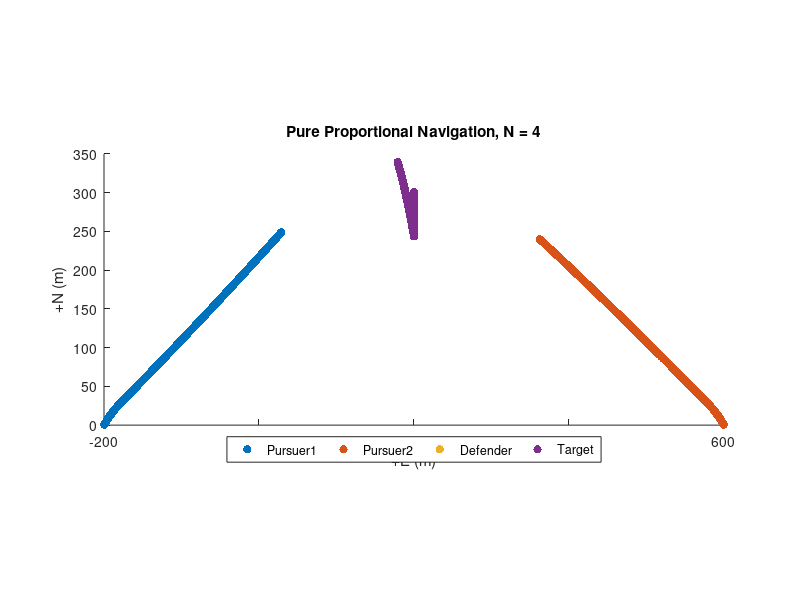

The MATLAB source for this figure:
%% copy the symmetric case
%% obtain all the components along and perpendicular to LOS
%% hardcode the intial conditions
%% setting initial condition as follows:
%  target is on perpendicular bisector
%  pursuers velocity rays intersecting somewhere in the region
%  give initial horizontal velocity (LOS Frame) to target
% for convenient initial coding, setting initial pursuer positions on the "east-axis"
clear; close all
% Pro-Nav gain, unitless (typically set between 3-5)
err_ang = 0.2;
N = 4;
weight = 0.5;
% Pursuer-1 init params
pursuer1.N   =  0.0; % north pos, m
pursuer1.E   =  -200.0; % east pos, m
pursuer1.psi =  pi/6; % heading, rad
pursuer1.V   =  0.7; % velocity magnitude, m/s
pursuer1.Nv  =  pursuer1.V * cos(pursuer1.psi); % north velocity, m/s
pursuer1.Ev  =  pursuer1.V * sin(pursuer1.psi); % east velocity, m/s

% Pursuer-2 init params
pursuer2.N   =  0; % north pos, m
pursuer2.E   =  600.0; % east pos, m
pursuer2.psi =  -pi/3; % heading, rad
pursuer2.psi = -pursuer1.psi;
%pursuer2.V   =  pursuer1.V * cos(pursuer1.psi)/cos(pursuer2.psi); % velocity magnitude, m/s
pursuer2.V   =  pursuer1.V;
pursuer2.Nv  =  pursuer2.V * cos(pursuer2.psi); % north velocity, m/s
pursuer2.Ev  =  pursuer2.V * sin(pursuer2.psi); % east velocity, m/s

% Target init params
target.anchored = false; % fix target to init pos when true
target.N   =  300; % north pos, m
target.E   =  200;   % east pos, m
target.Nv  =  1.0; % north velocity, m/s
target.Ev  =  -(pursuer2.Ev + pursuer1.Ev); % east velocity, m/s
%target.Nv = 0.4;
%target.Ev = 0.0;
target.psi =  atan2(target.Nv, target.Ev);
target.V   = sqrt(target.Nv^2 + target.Ev^2); % velocity magnitude, m/s

% Defender init params
defender.N   =  300; % north pos, m
defender.E   =  200; % east pos, m
defender.psi =  target.psi; % heading, rad
defender.V   =  target.V; % velocity magnitude, m/s
defender.Nv  =  defender.V * sin(defender.psi); % north velocity, m/s
defender.Ev  =  defender.V * cos(defender.psi); % east velocity, m/s

% Current prams
% Applied as a disturbance to pursuer's and target's velocity
current.Nv =  0.0; % north velocity, m/s
current.Ev =  0.0; % east velocity, m/s
% Sim params
S  = 1200;    % max sim duration, seconds
dt = 0.4;     % time-step size, seconds
Niter = S/dt; % max iteration num
% Pre-allocate logger
logger.t   = nan(1, Niter);     % elapsed time
logger.pN1  = nan(1, Niter);    % pursuer1 north pos
logger.pE1  = nan(1, Niter);    % pursuer1 east pos
logger.pNv1 = nan(1, Niter);    % pursuer1 north vel
logger.pEv1 = nan(1, Niter);    % pursuer1 east vel
logger.psi1 = nan(1, Niter);    % pursuer1 heading angle
logger.pN2  = nan(1, Niter);    % pursuer2 north pos
logger.pE2  = nan(1, Niter);    % pursuer2 east pos
logger.pNv2 = nan(1, Niter);    % pursuer2 north vel
logger.pEv2 = nan(1, Niter);    % pursuer2 east vel
logger.psi2 = nan(1, Niter);    % pursuer2 heading angle
logger.dN1  = nan(1, Niter);    % defender north pos
logger.dE1  = nan(1, Niter);    % defender east pos
logger.dNv1 = nan(1, Niter);    % defender north vel
logger.dEv1 = nan(1, Niter);    % defender east vel
logger.dsi1 = nan(1, Niter);    % defender heading angle
logger.tN  = nan(1, Niter);     % target north pos
logger.tE  = nan(1, Niter);     % target east pos
logger.tNv = nan(1, Niter);     % target north vel
logger.tEv = nan(1, Niter);     % target east vel
logger.R1   = nan(1, Niter);    % pursuer1/target range
logger.Lambda1 = nan(1, Niter); % pursuer1/target bearing
logger.R2   = nan(1, Niter);    % pursuer2/target range
logger.Lambda2 = nan(1, Niter); % pursuer2/target bearing
logger.R12   = nan(1, Niter);    % mutual/target range
logger.Lambda12 = nan(1, Niter); % mutual/target bearing
%--------------------------------------------------------------------------
% Init sim
%--------------------------------------------------------------------------

RR12_last = [(pursuer2.N - pursuer1.N);... % delta N
    (pursuer2.E - pursuer1.E)];      % delta E
RTP_last1 = [(target.N - pursuer1.N);... % delta N
    (target.E - pursuer1.E)];	       % delta E
RTP_last2 = [(target.N - pursuer2.N);... % delta N
    (target.E - pursuer2.E)];	       % delta E
RDP_last1 = [(defender.N - pursuer1.N);... % delta N
    (defender.E - pursuer1.E)];	       % delta E
RDP_last2 = [(defender.N - pursuer2.N);... % delta N
    (defender.E - pursuer2.E)];	       % delta E

% Target pos
target.N = target.N + target.Nv*dt;
target.E = target.E + target.Ev*dt;

% Defender pos
defender.N = defender.N + defender.Nv*dt;
defender.E = defender.E + defender.Ev*dt;

LOS_ANGLE = atan2(pursuer2.N-pursuer1.N, pursuer2.E - pursuer1.E);
v_along_los = pursuer1.V*cos(LOS_ANGLE - pursuer1.psi) + pursuer2.V*cos(LOS_ANGLE - pursuer2.psi);
if abs(target.V) > abs(v_along_los)
    v_perpendicular_los = sqrt(target.V^2 - v_along_los^2);
else
    v_perpendicular_los = 0;
end
deviation = atan2(v_perpendicular_los, v_along_los);
target.psi = LOS_ANGLE + deviation;
defender.psi = LOS_ANGLE + deviation;
if abs(target.V) > abs(v_along_los)
    target.Nv = target.V*cos(target.psi);
    target.Ev = -target.V*sin(target.psi);
else
    target.Nv = v_along_los*cos(LOS_ANGLE);
    target.Ev = v_along_los*sin(LOS_ANGLE);
end

defender.Nv = target.Nv;
defender.Ev = target.Ev;

% Pursuer pos
pursuer1.N = pursuer1.N + pursuer1.Nv*dt;
pursuer1.E = pursuer1.E + pursuer1.Ev*dt;
pursuer2.N = pursuer2.N + pursuer2.Nv*dt;
pursuer2.E = pursuer2.E + pursuer2.Ev*dt;

if abs(LOS_ANGLE - atan2(((pursuer2.N + pursuer1.N)/2 - target.N), ((pursuer2.E + pursuer1.E)/2 - target.E)) - pi/2) > err_ang && abs(LOS_ANGLE - atan2(((pursuer2.N + pursuer1.N)/2 - target.N), ((pursuer2.E + pursuer1.E)/2 - target.E)) + pi/2) > err_ang
    disp("FAILURE")
    disp(k)
    disp(LOS_ANGLE - atan2(((pursuer2.N + pursuer1.N)/2 - target.N), ((pursuer2.E + pursuer1.E)/2 - target.E)))
 else
     disp("GOOD")
     disp(LOS_ANGLE - atan2(((pursuer2.N + pursuer1.N)/2 - target.N), ((pursuer2.E + pursuer1.E)/2 - target.E)))
 end
%--------------------------------------------------------------------------
% Run sim
%--------------------------------------------------------------------------
for k = 1:Niter
    % Relative position in the inertial frame, m
    RR12 = [(pursuer2.N - pursuer1.N);... % delta N
        (pursuer2.E - pursuer1.E)];      % delta E
    RTP1 = [(target.N - pursuer1.N);... % delta N
        (target.E - pursuer1.E)];      % delta E
    RTP2 = [(target.N - pursuer2.N);... % delta N
        (target.E - pursuer2.E)];      % delta E
    RDP1 = [(defender.N - pursuer1.N);... % delta N
        (defender.E - pursuer1.E)];      % delta E
    RDP2 = [(defender.N - pursuer2.N);... % delta N
        (defender.E - pursuer2.E)];      % delta E
    
    % Range to target
    R1 = norm(RTP1);
    R2 = norm(RTP2);
    % Range to defender
    RD1 = norm(RDP1);
    RD2 = norm(RDP2);
    % Distance between the pursuers
    R12 = norm(RR12);

    % Relative velocity in the inertial frame, m/s
    % VTP = [(target.Nv - pursuer.Nv);... % delta N velocity
    %        (target.Ev - pursuer.Ev)];   % delta E velocity
    VTP1 = (RTP1 - RTP_last1) ./ dt;
    VTP2 = (RTP2 - RTP_last2) ./ dt;
    VDP1 = (RDP1 - RDP_last1) ./ dt;
    VDP2 = (RDP2 - RDP_last2) ./ dt;
    
    % Closing velocity, m/s
    % Vc = -RTP'*VTP / R;
    
    % Pursuer velocity, m/s
    Vp1 = sqrt(pursuer1.Nv^2 + pursuer1.Ev^2);
    Vp2 = sqrt(pursuer2.Nv^2 + pursuer2.Ev^2);

    % Defender velocity, m/s
    Vd = sqrt(defender.Nv^2 + defender.Ev^2);

    % Target velocity, m/s
    % Vt = sqrt(target.Nv^2 + target.Ev^2);
    
    % Line-of-sight (LOS) angle, rad
    lambda1 = atan2(RTP1(2), RTP1(1));  % target and pursuer1
    lambda2 = atan2(RTP2(2), RTP2(1));  % target and pursuer2
    lambdaD1 = atan2(RDP1(2), RDP1(1)); % defender and pursuer1
    lambdaD2 = atan2(RDP2(2), RDP2(1)); % defender and pursuer2 

    % LOS angle time derivative (d/dt lambda), rad/s
    lambda_dot1 = (RTP1(1)*VTP1(2) - RTP1(2)*VTP1(1)) / R1^2;
    lambda_dot2 = (RTP2(1)*VTP2(2) - RTP2(2)*VTP2(1)) / R2^2;
    lambdaD_dot1 = (RDP1(1)*VDP1(2) - RDP1(2)*VDP1(1)) / RD1^2;
    lambdaD_dot2 = (RDP2(1)*VDP2(2) - RDP2(2)*VDP2(1)) / RD2^2;
    % Target heading, rad
    % beta = atan2(target.Ev, target.Nv);
    
    % Lead angle, rad
    % L = asin(Vt * sin(beta + lambda) / Vp);
    
    % True Proportional Navigation, rad/s2
    % nc = N * Vc * lambda_dot;
    
    %-------------------------------------
    % Pure Proportional Navigation
    %ap1 = N * Vp1 * (lambda_dot1-0*lambdaD_dot1);
    %ap2 = N * Vp2 * (lambda_dot2-0*lambdaD_dot2);
    ap1 = N * Vp1 * (lambda_dot1-weight*lambdaD_dot1);
    ap2 = N * Vp2 * (lambda_dot2-weight*lambdaD_dot2);
    %%%%%%%%%%%%%%%%%%%%%%%%%%%%%%%%%%%%%%%%%%%%%%%%%%
    %%%%%%%%%%%%%%% Guidance command for defender %%%%%%%%%%%%%
    if abs(RDP1) > 0.25 & abs(RDP2) > 0.25 & false
        adp = N * Vd * (lambdaD_dot1 + lambdaD_dot2);
    else
        adp = 0;
    end
    
    %%%%%%%%%%%%%%%%%%%%%%%%%%%%%%%%%%%%%%%%%%%%%%%%%%
    %-------------------------------------
    
    % Terminate sim at intercept
    if abs(R1) <= 0.25 || abs(R2) <= 0.25 || abs(R12) <= 0.25 || abs(RD1) <= 0.25 || abs(RD2) <= 0.25
        if abs(R12)<=0.25 && abs(R1) > 0.25 && abs(R2) > 0.25
            disp("success")
            disp(k)
        else
            disp("fail")
        end
        break;
    end
    
    % Update pursuer pos for time-step and apply current slip
    pursuer1.N = pursuer1.N + pursuer1.Nv*dt + current.Nv*dt;
    pursuer1.E = pursuer1.E + pursuer1.Ev*dt + current.Ev*dt;
    pursuer2.N = pursuer2.N + pursuer2.Nv*dt + current.Nv*dt;
    pursuer2.E = pursuer2.E + pursuer2.Ev*dt + current.Ev*dt;
    % Update defender pos for time-step and apply current slip
    defender.N = defender.N + defender.Nv*dt + current.Nv*dt;
    defender.E = defender.E + defender.Ev*dt + current.Ev*dt;
    % Compute the N/E acceleration commands
    % In pure pro-nav accel commands are applied normal
    % to pursuer's velocity vector
    pNa1 = -ap1 * sin(pursuer1.psi);
    pEa1 =  ap1 * cos(pursuer1.psi);
    pNa2 = -ap2 * sin(pursuer2.psi);
    pEa2 =  ap2 * cos(pursuer2.psi);
    
    dNa = -adp * sin(defender.psi);
    dEa =  adp * cos(defender.psi);

     % Update defender N/E velocities
    defender.Nv = defender.Nv + dNa*dt;
    defender.Ev = defender.Ev + dEa*dt;
   
    % Update defender heading
    defender.psi = atan2(defender.Ev, defender.Nv);

    % Update target pos for time step
    if(~target.anchored)
        target.N = target.N + target.Nv*dt + current.Nv*dt;
        target.E = target.E + target.Ev*dt + current.Ev*dt;
    end

    LOS_ANGLE = atan2(pursuer2.N-pursuer1.N, pursuer2.E - pursuer1.E);
    v_along_los = -(pursuer1.V*cos(LOS_ANGLE - pursuer1.psi) + pursuer2.V*cos(LOS_ANGLE - pursuer2.psi));
    if abs(target.V) > abs(v_along_los)
        v_perpendicular_los = sqrt(target.V^2 - v_along_los^2);
    else
        v_perpendicular_los = 0;
    end
    deviation = atan2(v_perpendicular_los, abs(v_along_los));
    if LOS_ANGLE - atan2(((pursuer2.N + pursuer1.N)/2 - target.N), ((pursuer2.E + pursuer1.E)/2 - target.E)) - pi/2 > 0
        target.psi = LOS_ANGLE + deviation;
        defender.psi = LOS_ANGLE + deviation;
    else
        target.psi = LOS_ANGLE - deviation;
        defender.psi = LOS_ANGLE - deviation;
    end

    if abs(target.V) > abs(v_along_los)
        target.Nv = target.V*cos(target.psi);
        target.Ev = target.V*sin(target.psi);
    else
        target.Nv = v_along_los*cos(LOS_ANGLE);
        target.Ev = v_along_los*sin(LOS_ANGLE);
    end
    
    defender.Nv = target.Nv;
    defender.Ev = target.Ev;
    RTP_last1 = RTP1;
    RTP_last2 = RTP2;
    RDP_last1 = RDP1;
    RDP_last2 = RDP2;
    RR12_last = RR12;
    
     % check angle
    if abs(LOS_ANGLE - atan2(((pursuer2.N + pursuer1.N)/2 - target.N), ((pursuer2.E + pursuer1.E)/2 - target.E)) - pi/2) > err_ang && abs(LOS_ANGLE - atan2(((pursuer2.N + pursuer1.N)/2 - target.N), ((pursuer2.E + pursuer1.E)/2 - target.E)) + pi/2) > err_ang
        disp("FAILURE")
        disp(k)
        disp(LOS_ANGLE - atan2(((pursuer2.N + pursuer1.N)/2 - target.N), ((pursuer2.E + pursuer1.E)/2 - target.E)))
        break
     else
         disp("GOOD")
         disp(LOS_ANGLE - atan2(((pursuer2.N + pursuer1.N)/2 - target.N), ((pursuer2.E + pursuer1.E)/2 - target.E)))
    end
    
    % Update pursuer N/E velocities
    pursuer1.Nv = pursuer1.Nv + pNa1*dt;
    pursuer1.Ev = pursuer1.Ev + pEa1*dt;
    pursuer2.Nv = pursuer2.Nv + pNa2*dt;
    pursuer2.Ev = pursuer2.Ev + pEa2*dt;

    % Update pursuer heading
    pursuer1.psi = atan2(pursuer1.Ev, pursuer1.Nv);
    pursuer2.psi = atan2(pursuer2.Ev, pursuer2.Nv);
    
    %-------------------------------------
    % Log time-step data
    logger.t(k)   = k*dt;
    logger.pN1(k)  = pursuer1.N;
    logger.pE1(k)  = pursuer1.E;
    logger.pNv1(k) = pursuer1.Nv;
    logger.pEv1(k) = pursuer1.Ev;
    logger.psi1(k) = pursuer1.psi;
    logger.pN2(k)  = pursuer2.N;
    logger.pE2(k)  = pursuer2.E;
    logger.pNv2(k) = pursuer2.Nv;
    logger.pEv2(k) = pursuer2.Ev;
    logger.psi2(k) = pursuer2.psi;
    logger.dN1(k)  = defender.N;
    logger.dE1(k)  = defender.E;
    logger.dNv1(k) = defender.Nv;
    logger.dEv1(k) = defender.Ev;
    logger.dsi1(k) = defender.psi;
    logger.tN(k)  = target.N;
    logger.tE(k)  = target.E;
    logger.tNv(k) = target.Nv;
    logger.tEv(k) = target.Ev;
    logger.R1(k)   = R1;
    logger.R2(k)   = R2;
    logger.Lambda1(k) = lambda1;
    logger.Lambda2(k) = lambda2;
    
end
%--------------------------------------------------------------------------
% Visualize results
%--------------------------------------------------------------------------
close all;
% % Impact index
% [M,I] = min(logger.R1);
% % Range
% %-------------------------------------
% figure;
% plot(logger.t,logger.R1); hold on;
% plot(logger.t,logger.R2); hold on;
% scatter(I*dt, M, 'filled')
% title(['Pure Proportional Navigation, N = ' num2str(N) ])
% legend('Range',...
%     ['Intercept: r = ' num2str(M) ' m, t = ' num2str(I*dt) ' s'],...
%     'Location','nw')
% ylabel('Range (m)')
% xlabel('Elapsed time (sec)')
% set(gca, 'YDir', 'reverse')
% % Heading
% %-------------------------------------
% rad2deg = @(x) x*180/pi;  % helper function
% figure;
% plot(logger.t, rad2deg(logger.psi1)); hold on;
% plot(logger.t, rad2deg(logger.Lambda1)); hold on;
% plot(logger.t, rad2deg(logger.psi2)); hold on;
% plot(logger.t, rad2deg(logger.Lambda2)); hold on;
% title(['Pure Proportional Navigation, N = ' num2str(N) ])
% legend('Pursuer1 heading', 'Pursuer2 heading', 'Bearing to target', 'Location', 'nw' )
% ylabel('Heading angle (deg)')
% xlabel('Elapsed time (sec)')
% Position
%-------------------------------------
figure;
scatter(logger.pE1, logger.pN1, 'filled'); hold on;
scatter(logger.pE2, logger.pN2, 'filled'); hold on;
scatter(logger.dE1, logger.dN1, 'filled'); hold on;
scatter(logger.tE, logger.tN, 'filled');
set(gca, 'DataAspectRatio',[100 100 100]);
title(['Pure Proportional Navigation, N = ' num2str(N) ])
legend('Pursuer1', 'Pursuer2', 'Defender', 'Target', 'Location', 'southoutside',...
    'Orientation','horizontal')
xlabel('+E (m)')
ylabel('+N (m)')
